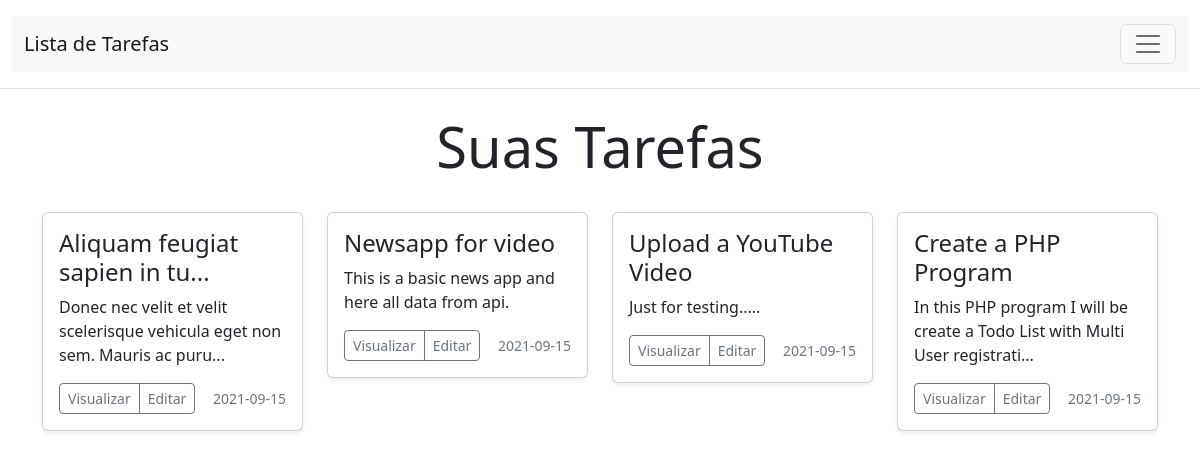
Page /todos.php (signed in) on the committed database.
### tables this page shows
CREATE TABLE `todos` (
  `id` int(11) NOT NULL,
  `title` varchar(50) NOT NULL,
  `description` text NOT NULL,
  `date` date NOT NULL DEFAULT current_timestamp(),
  `user_id` int(11) NOT NULL
);

### includes/config.php (the view, shortened to what this page needs)
<?php
function getHead()
{
    $pageTitle = dynamicTitle();
    $output = '
    <meta charset="utf-8">
    <meta name="viewport" content="width=device-width, initial-scale=1">
    <link href="https://cdn.jsdelivr.net/npm/bootstrap@5.2.3/dist/css/bootstrap.min.css" rel="stylesheet">
    <title>'. $pageTitle .' - Projeto</title>';
    echo $output;
}
function getHeader()
{
    $output = '<header class="py-3 mb-4 border-bottom bg-white">
                <div class="container-fluid">
                    <nav class="navbar  bg-light">
                        <div class="container-fluid">
                        <a class="navbar-brand" href="todos.php">Lista de Tarefas</a>
                        <button class="navbar-toggler" type="button" data-bs-toggle="collapse" data-bs-target="#navbarText" aria-controls="navbarText" aria-expanded="false" aria-label="Toggle navigation">
                            <span class="navbar-toggler-icon"></span>
                        </button>
                        <div class="collapse navbar-collapse" id="navbarText">
                            <ul class="navbar-nav me-auto mb-2 mb-lg-0">
                            <li class="nav-item">
                                <a class="nav-link active" aria-current="page" href="todos.php">Início</a>
                            </li>
                            <li class="nav-item">
                                <a class="nav-link" href="add-todo.php">Add Tarefa</a>
                            </li>
                            <li class="nav-item">
                                <a class="nav-link" href="logout.php">Logout</a>
                            </li>
                            </ul>
                            <!-- <span class="navbar-text">
                            Navbar text with an inline element
                            </span> -->
                        </div>
                        </div>
                    </nav>
                </div>
            </header>';
    echo $output;
}
function textLimit($string, $limit)
{
    if (strlen($string) > $limit) {
        return substr($string, 0, $limit) . "...";
    } else {
        return $string;
    }
}
function getTodo($todo)
{
    $output = '<div class="card shadow-sm">
        <div class="card-body">
            <h4 class="card-title">'. textLimit($todo['title'], 28) .'</h4>
            <p class="card-text">'. textLimit($todo['description'], 75) .'</p>
            <div class="d-flex justify-content-between align-items-center">
                <div class="btn-group">
                    <a href="view-todo.php?id='. $todo['id'] .'" class="btn btn-sm btn-outline-secondary">Visualizar</a>
                    <a href="edit-todo.php?id='. $todo['id'] .'" class="btn btn-sm btn-outline-secondary">Editar</a>
                </div>
                <small class="text-muted">'. $todo['date'] .'</small>
            </div>
        </div>
    </div>';
    echo $output;
}
function dynamicTitle()
{
    $filename = basename($_SERVER["PHP_SELF"]);
    $pageTitle = "";
    switch ($filename) {
        case 'todos.php':
            $pageTitle = "Lista de Tarefas";
            break;
    }
    return $pageTitle;
}

### todos.php (shortened to what this page needs)
<?php
include "includes/config.php";
?>
<!doctype html>
<html lang="pt-br">
<head>
    <?php getHead(); ?>
</head>
<body>
    <?php getHeader(); ?>
    <div class="container">
    <h1 class="display-4 text-center">Suas Tarefas</h1>
    <br>
        <div class="row">
            <?php
            $sql = "SELECT id FROM users WHERE email='{$_SESSION["user_email"]}'";
            $res = mysqli_query($conn, $sql);
            $count = mysqli_num_rows($res);
            if ($count > 0) {
                $row = mysqli_fetch_assoc($res);
                $user_id = $row["id"];
            } else {
                $user_id = 0;
            }
            $sql1 = "SELECT * FROM todos WHERE user_id='{$user_id}' ORDER BY id DESC";
            $res1 = mysqli_query($conn, $sql1);
            if (mysqli_num_rows($res1) > 0) {
                foreach ($res1 as $todo) {
            ?>
            <div class="col-lg-3 col-md-6 mb-4">
                <?php getTodo($todo); ?>
            </div>
            <?php } } else { echo "<h2 class='text-danger text-center fw-bold'>Nenhuma tarefa cadastrada!</h2>"; } ?>
        </div>
    </div>
</body>
</html>

### rows in the picture
todos: title "Aliquam feugiat sapien in tu...", description "Donec nec velit et velit scelerisque vehicula eget non sem. Mauris ac puru...", date "2021-09-15"
todos: title "Newsapp for video", description "This is a basic news app and here all data from api.", date "2021-09-15"
todos: title "Upload a YouTube Video", description "Just for testing.....", date "2021-09-15"
todos: title "Create a PHP Program", description "In this PHP program I will be create a Todo List with Multi User registrati...", date "2021-09-15"
